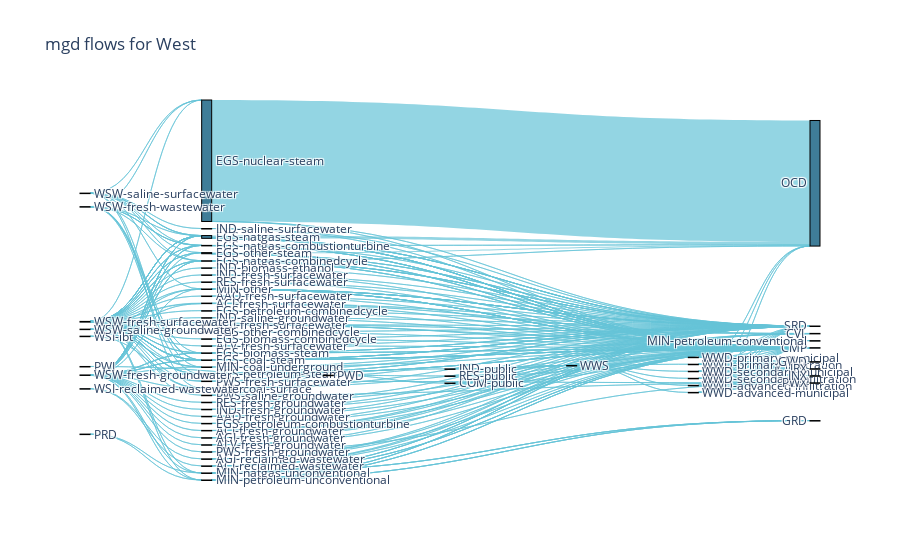
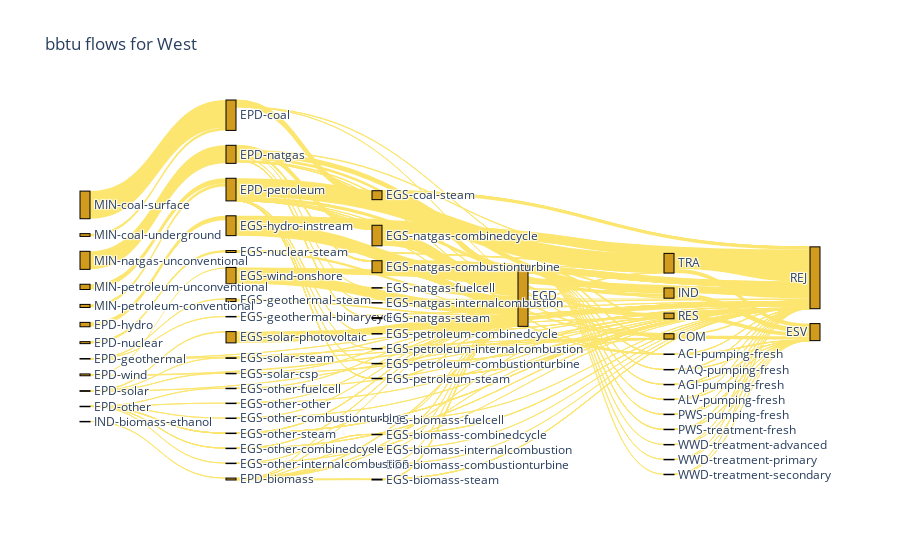

Notebook code for these charts, in order:
### Code cell
viz = flow.plot_sankey(data=interconnect, region_name="West", 
                       unit_type1 = 'mgd', unit_type2='bbtu', output_level=3, strip='total')

### Figure 1 — Plotly figure (JSON) as saved in the notebook; plotly's stock layout.template omitted (floating-point values rounded to 4 significant figures; data arrays with more than 128 entries replaced by an {"elided": "..."} marker saying what was removed)
{"data": [{"link": {"color": "rgba(102, 195, 216, 0.7)", "source": {"elided": "261 int values"}, "target": {"elided": "261 int values"}, "value": {"elided": "261 float values"}}, "node": {"color": "rgba(63, 125, 152, 1)", "label": ["AAQ-fresh-groundwater", "AAQ-fresh-surfacewater", "ACI-fresh-groundwater", "ACI-fresh-surfacewater", "ACI-reclaimed-wastewater", "AGI-fresh-groundwater", "AGI-fresh-surfacewater", "AGI-reclaimed-wastewater", "ALV-fresh-groundwater", "ALV-fresh-surfacewater", "COM-public", "EGS-biomass-combinedcycle", "EGS-biomass-steam", "EGS-coal-steam", "EGS-natgas-combinedcycle", "EGS-natgas-combustionturbine", "EGS-natgas-steam", "EGS-nuclear-steam", "EGS-other-combinedcycle", "EGS-other-steam", "EGS-petroleum-combinedcycle", "EGS-petroleum-combustionturbine", "EGS-petroleum-steam", "IND-biomass-ethanol", "IND-fresh-groundwater", "IND-fresh-surfacewater", "IND-public", "IND-saline-groundwater", "IND-saline-surfacewater", "MIN-coal-surface", "MIN-coal-underground", "MIN-natgas-unconventional", "MIN-other", "MIN-petroleum-unconventional", "PRD", "PWD", "PWI", "PWS-fresh-groundwater", "PWS-fresh-surfacewater", "PWS-saline-groundwater", "RES-fresh-groundwater", "RES-fresh-surfacewater", "RES-public", "WSI-ibt", "WSI-reclaimed-wastewater", "WSW-fresh-groundwater", "WSW-fresh-surfacewater", "WSW-fresh-wastewater", "WSW-saline-groundwater", "WSW-saline-surfacewater", "WWD-advanced-infiltration", "WWD-advanced-municipal", "WWD-primary-infiltration", "WWD-primary-municipal", "WWD-secondary-infiltration", "WWD-secondary-municipal", "WWS", "CMP", "SRD", "CVL", "OCD", "GRD", "PWX", "MIN-petroleum-conventional", "GWD", "IRX", "INX"], "line": {"color": "black", "width": 1}, "pad": 40, "thickness": 10}, "type": "sankey", "valuesuffix": "mgd"}], "layout": {"font": {"size": 12}, "title": {"text": "mgd flows for West"}}}

### Figure 2 — Plotly figure (JSON) as saved in the notebook; plotly's stock layout.template omitted (floating-point values rounded to 4 significant figures; data arrays with more than 128 entries replaced by an {"elided": "..."} marker saying what was removed)
{"data": [{"link": {"color": "rgba(252, 230, 112, 1)", "source": {"elided": "255 int values"}, "target": {"elided": "255 int values"}, "value": {"elided": "255 float values"}}, "node": {"color": "rgba(209, 155, 30, 1)", "label": ["AAQ-pumping-fresh", "ACI-pumping-fresh", "AGI-pumping-fresh", "ALV-pumping-fresh", "COM", "EGD", "EGS-biomass-combinedcycle", "EGS-biomass-combustionturbine", "EGS-biomass-fuelcell", "EGS-biomass-internalcombustion", "EGS-biomass-steam", "EGS-coal-steam", "EGS-geothermal-binarycycle", "EGS-geothermal-steam", "EGS-hydro-instream", "EGS-natgas-combinedcycle", "EGS-natgas-combustionturbine", "EGS-natgas-fuelcell", "EGS-natgas-internalcombustion", "EGS-natgas-steam", "EGS-nuclear-steam", "EGS-other-combinedcycle", "EGS-other-combustionturbine", "EGS-other-fuelcell", "EGS-other-internalcombustion", "EGS-other-other", "EGS-other-steam", "EGS-petroleum-combinedcycle", "EGS-petroleum-combustionturbine", "EGS-petroleum-internalcombustion", "EGS-petroleum-steam", "EGS-solar-csp", "EGS-solar-photovoltaic", "EGS-solar-steam", "EGS-wind-onshore", "EPD-biomass", "EPD-coal", "EPD-geothermal", "EPD-hydro", "EPD-natgas", "EPD-nuclear", "EPD-other", "EPD-petroleum", "EPD-solar", "EPD-wind", "IND-biomass-ethanol", "IND", "MIN-coal-surface", "MIN-coal-underground", "MIN-natgas-unconventional", "MIN-petroleum-conventional", "MIN-petroleum-unconventional", "PWS-pumping-fresh", "PWS-treatment-fresh", "RES", "TRA", "WWD-treatment-advanced", "WWD-treatment-primary", "WWD-treatment-secondary", "ESV", "REJ"], "line": {"color": "black", "width": 1}, "pad": 20, "thickness": 10}, "type": "sankey", "valuesuffix": "bbtu"}], "layout": {"font": {"size": 12}, "title": {"text": "bbtu flows for West"}}}
